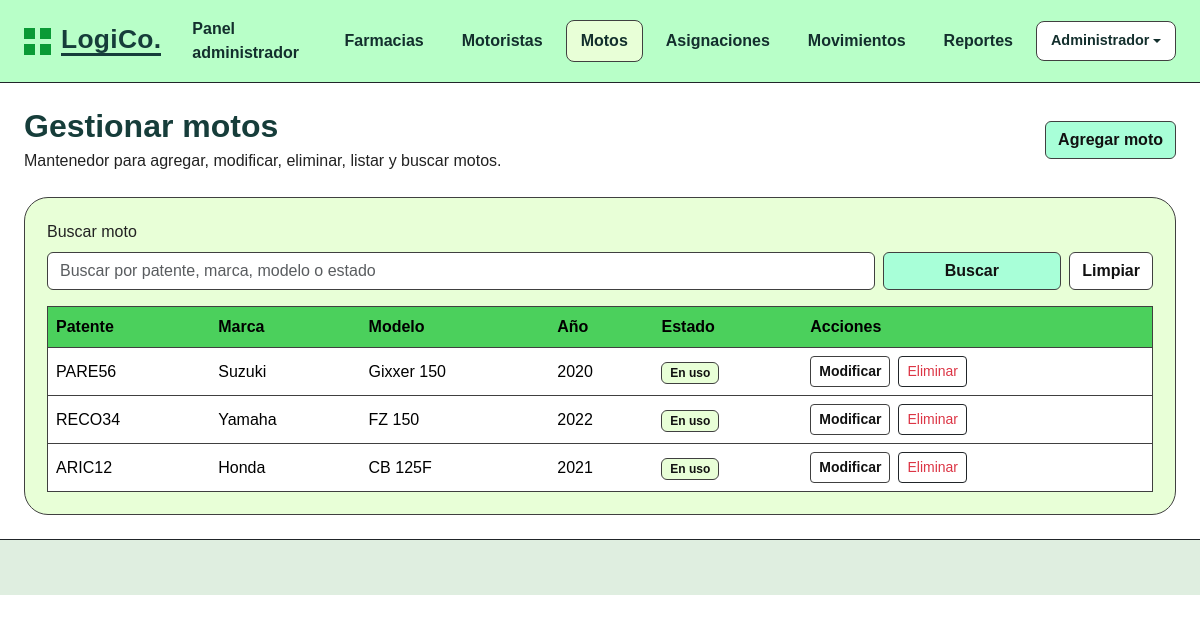
Screenshot of /modulos_page/motos.php (signed in) with the database file from the repository.
### tables this page shows
CREATE TABLE motos (
    id INT NOT NULL AUTO_INCREMENT,
    motorista_id INT NULL,
    patente VARCHAR(12) NOT NULL UNIQUE,
    marca VARCHAR(80) NOT NULL,
    modelo VARCHAR(80) NOT NULL,
    anio INT NOT NULL,
    estado ENUM('Disponible','En uso','Mantención','Inactiva') NOT NULL DEFAULT 'Disponible',
    creado_en TIMESTAMP DEFAULT CURRENT_TIMESTAMP,
    actualizado_en TIMESTAMP DEFAULT CURRENT_TIMESTAMP ON UPDATE CURRENT_TIMESTAMP,
    CONSTRAINT pk_motos PRIMARY KEY (id),
    CONSTRAINT fk_motos_motoristas FOREIGN KEY (motorista_id)
        REFERENCES motoristas(id)
        ON UPDATE CASCADE
        ON DELETE SET NULL
);

### includes/functions.php (called while the page is built, shortened)
<?php
function e(?string $value): string
{
    return htmlspecialchars((string)$value, ENT_QUOTES, 'UTF-8');
}

### modulos_page/motos.php (the view, shortened to what this page needs)
<?php
require_once __DIR__ . '/../config/database.php';
require_once __DIR__ . '/../includes/functions.php';
$search = trim($_GET['q'] ?? '');
if ($search !== '') {
    $stmt = $pdo->prepare('SELECT * FROM motos WHERE patente LIKE ? OR marca LIKE ? OR modelo LIKE ? OR estado LIKE ? ORDER BY id DESC');
    $like = "%{$search}%";
    $stmt->execute([$like, $like, $like, $like]);
} else {
    $stmt = $pdo->query('SELECT * FROM motos ORDER BY id DESC');
}
$rows = $stmt->fetchAll();
require_once __DIR__ . '/../includes/header.php';
?>
<div class="d-flex flex-column flex-lg-row align-items-lg-center justify-content-between gap-3 mb-4">
    <div>
        <h1 class="section-title h2 mb-1">Gestionar motos</h1>
        <p class="mb-0">Mantenedor para agregar, modificar, eliminar, listar y buscar motos.</p>
    </div>
    <a href="motos.php?action=new" class="btn btn-logico">Agregar moto</a>
</div>
<section class="panel-card">
    <form method="get" class="row g-2 align-items-end mb-3">
        <div class="col-12 col-md-9"><label class="form-label">Buscar moto</label><input type="search" name="q" class="form-control" placeholder="Buscar por patente, marca, modelo o estado" value="<?= e($search) ?>"></div>
        <div class="col-12 col-md-3 d-flex gap-2"><button class="btn btn-logico w-100" type="submit">Buscar</button><a class="btn btn-outline-logico" href="motos.php">Limpiar</a></div>
    </form>
    <?php if (!$rows): ?>
        <div class="empty-state">No existen motos registradas para mostrar.</div>
    <?php else: ?>
        <div class="table-responsive">
            <table class="table table-logico align-middle mb-0">
                <thead><tr><th>Patente</th><th>Marca</th><th>Modelo</th><th>Año</th><th>Estado</th><th>Acciones</th></tr></thead>
                <tbody>
                <?php foreach ($rows as $row): ?>
                    <tr>
                        <td><?= e($row['patente']) ?></td><td><?= e($row['marca']) ?></td><td><?= e($row['modelo']) ?></td><td><?= e((string)$row['anio']) ?></td><td><span class="badge badge-logico"><?= e($row['estado']) ?></span></td>
                        <td><div class="action-grid"><a class="btn btn-sm btn-outline-logico" href="motos.php?action=edit&id=<?= e((string)$row['id']) ?>">Modificar</a><form method="post" onsubmit="return confirm('¿Eliminar esta moto?');"><input type="hidden" name="action" value="delete"><input type="hidden" name="id" value="<?= e((string)$row['id']) ?>"><button class="btn btn-sm btn-outline-danger border-dark" type="submit">Eliminar</button></form></div></td>
                    </tr>
                <?php endforeach; ?>
                </tbody>
            </table>
        </div>
    <?php endif; ?>
</section>
<?php require_once __DIR__ . '/../includes/footer.php'; ?>

### public/assets/css/styles.css (style rules this page uses)
:root { --logico-dark: #163d3a; --logico-green: #b8ffc8; --logico-green-soft: #e8ffd7; --logico-green-muted: #dfeee0; --logico-button: #a8ffd8; --logico-border: #404040; --logico-bg: #ffffff; }
* { box-sizing: border-box; }
body { min-height: 100vh; margin: 0; background: var(--logico-bg); color: #222; font-family: Arial, Helvetica, sans-serif; }
.hero-card, .panel-card { background: var(--logico-green-soft); border: 1px solid var(--logico-border); border-radius: 24px; }
.panel-card { padding: 22px; }
.btn-logico { background: var(--logico-button); border: 1px solid var(--logico-border); color: #111; font-weight: 600; }
.btn-outline-logico { background: #fff; border: 1px solid var(--logico-border); color: #111; font-weight: 600; }
.table-logico { border: 1px solid var(--logico-border); }
.table-logico thead th { background: #4bd05c; border-color: var(--logico-border); color: #000; vertical-align: middle; }
.table-logico td, .table-logico th { border-color: var(--logico-border); }
.form-control, .form-select { border: 1px solid var(--logico-border); }
.section-title { color: var(--logico-dark); font-weight: 800; }
.badge-logico { background: var(--logico-green-soft); border: 1px solid var(--logico-border); color: #111; }
.action-grid { display: flex; gap: 8px; flex-wrap: wrap; }

### rows the page displays
motos: patente "PARE56", marca "Suzuki", modelo "Gixxer 150", anio "2020", estado "En uso"
motos: patente "RECO34", marca "Yamaha", modelo "FZ 150", anio "2022", estado "En uso"
motos: patente "ARIC12", marca "Honda", modelo "CB 125F", anio "2021", estado "En uso"

### other values shown
$role "Administrador"
